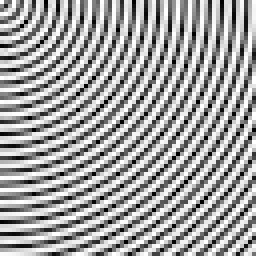
#> input picture EXERCISE1/3.jpg, 64 x 64 px (shown 4 times larger)
$ python EXE1_b150343cs_bastian_4.py
#> lines starting #> are read from the running program, lines starting #| are printed output that depends on the picture
from PIL import Image
import numpy as np
im=Image.open("3.jpg")
#> im is the input picture: PIL image 64x64 L; min 0, max 255, mean 161.7
im=im.convert("L")
ima=np.array(im)
imc = np.zeros(((ima.shape[0]),(ima.shape[1])))
for i in range(ima.shape[0]):
	for j in range(ima.shape[1]):
		if ima[i][j]<(0.25*255):
		  	imc[i][j]=0
		elif ima[i][j]<(0.5*255):
			imc[i][j]=0.25*255
		elif ima[i][j]<(0.75*255):
			imc[i][j]=0.5*255
		elif ima[i][j]<(1*255):
			imc[i][j]=0.75*255
		else:
			imc[i][j]=255
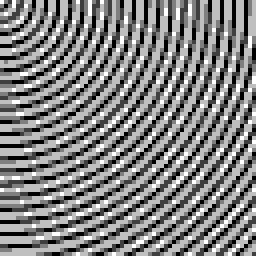
#> imc: shape (64, 64) float64 (shown 4 times larger); min 0, max 255, mean 129.2
newi=Image.fromarray(imc)
newi=newi.convert("L")
#> newi: PIL image 64x64 L
newi.save("4.jpg")
